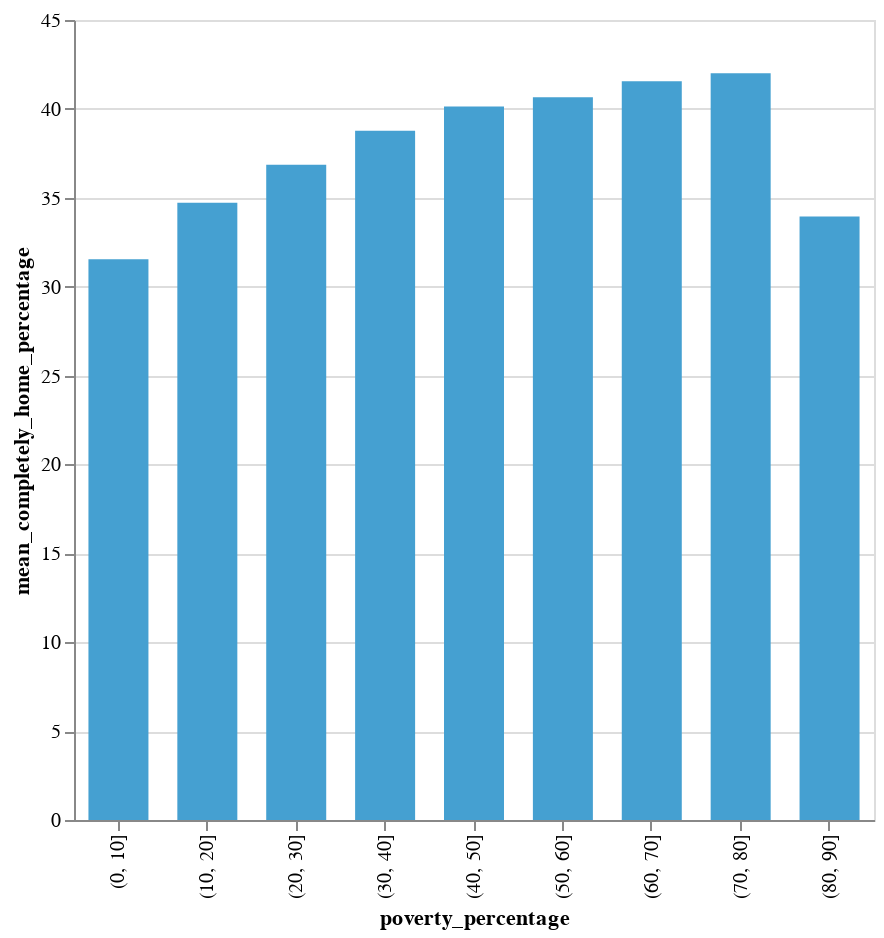

This figure's notebook cell:
### Code cell
alt.Chart(result_mean_df).mark_bar(size=30).encode(
    alt.X('poverty_percentage:N'),
    alt.Y('mean_completely_home_percentage'),
    color = alt.Color('color',scale=None),
    tooltip=[alt.Tooltip('poverty_percentage'),
             alt.Tooltip('mean_completely_home_percentage')]
).properties(width=400, height=400).interactive()

### Figure 1 — Vega-Lite specification as saved in the notebook (floating-point values rounded to 4 significant figures)
{"config": {"view": {"continuousWidth": 400, "continuousHeight": 300}}, "data": {"name": "data-c16da4c19a694fc7ef947e9fd4b48627"}, "mark": {"type": "bar", "size": 30}, "encoding": {"color": {"type": "nominal", "field": "color", "scale": null}, "tooltip": [{"type": "nominal", "field": "poverty_percentage"}, {"type": "quantitative", "field": "mean_completely_home_percentage"}], "x": {"type": "nominal", "field": "poverty_percentage"}, "y": {"type": "quantitative", "field": "mean_completely_home_percentage"}}, "height": 400, "selection": {"selector002": {"type": "interval", "bind": "scales", "encodings": ["x", "y"]}}, "width": 400, "$schema": "https://vega.github.io/schema/vega-lite/v4.8.1.json", "datasets": {"data-c16da4c19a694fc7ef947e9fd4b48627": [{"poverty_percentage": "(0, 10]", "mean_completely_home_percentage": 31.54, "mean_full_time_work_percentage": 5.965, "mean_part_time_work_percentage": 8.751, "color": "#45a0d1"}, {"poverty_percentage": "(10, 20]", "mean_completely_home_percentage": 34.72, "mean_full_time_work_percentage": 5.431, "mean_part_time_work_percentage": 8.034, "color": "#45a0d1"}, {"poverty_percentage": "(20, 30]", "mean_completely_home_percentage": 36.86, "mean_full_time_work_percentage": 5.014, "mean_part_time_work_percentage": 7.623, "color": "#45a0d1"}, {"poverty_percentage": "(30, 40]", "mean_completely_home_percentage": 38.78, "mean_full_time_work_percentage": 4.437, "mean_part_time_work_percentage": 7.167, "color": "#45a0d1"}, {"poverty_percentage": "(40, 50]", "mean_completely_home_percentage": 40.14, "mean_full_time_work_percentage": 4.209, "mean_part_time_work_percentage": 6.766, "color": "#45a0d1"}, {"poverty_percentage": "(50, 60]", "mean_completely_home_percentage": 40.65, "mean_full_time_work_percentage": 3.922, "mean_part_time_work_percentage": 6.447, "color": "#45a0d1"}, {"poverty_percentage": "(60, 70]", "mean_completely_home_percentage": 41.56, "mean_full_time_work_percentage": 3.884, "mean_part_time_work_percentage": 6.497, "color": "#45a0d1"}, {"poverty_percentage": "(70, 80]", "mean_completely_home_percentage": 42.0, "mean_full_time_work_percentage": 3.818, "mean_part_time_work_percentage": 6.267, "color": "#45a0d1"}, {"poverty_percentage": "(80, 90]", "mean_completely_home_percentage": 33.94, "mean_full_time_work_percentage": 3.279, "mean_part_time_work_percentage": 7.091, "color": "#45a0d1"}]}}
